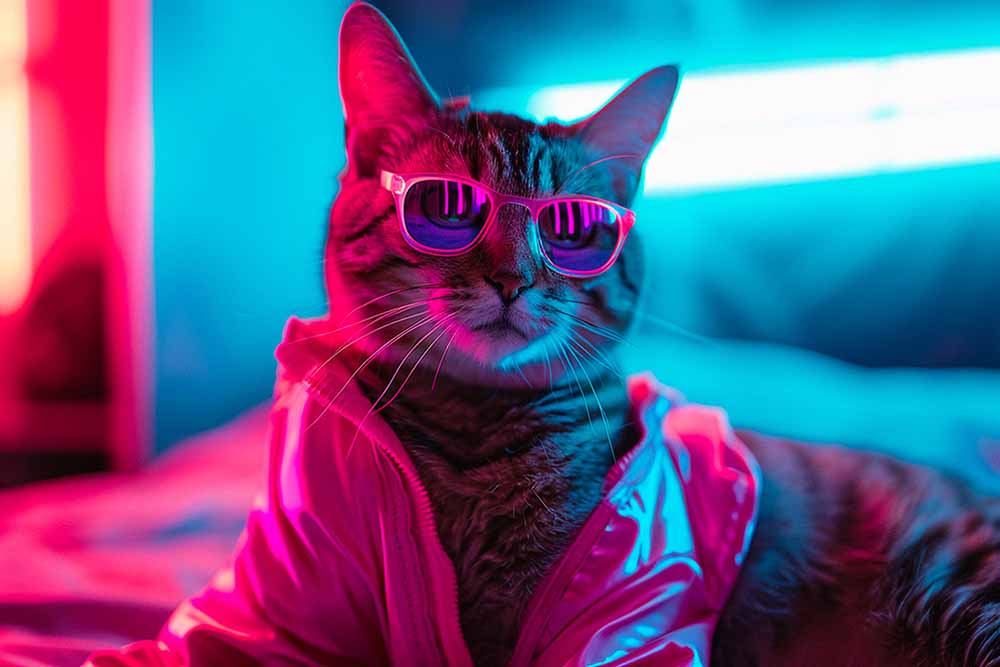
#> input picture postcard.jpg, 1000 x 667 px
$ python 10.1.py
#> lines starting #> are read from the running program, lines starting #| are printed output that depends on the picture
# 10.1.py
from PIL import Image

img = Image.open("postcard.jpg")
#> img is the input picture: PIL image 1000x667 RGB; mean R, G, B 96.4, 93.1, 138.5
cropped = img.crop((0, 0, img.width, img.height - 100))
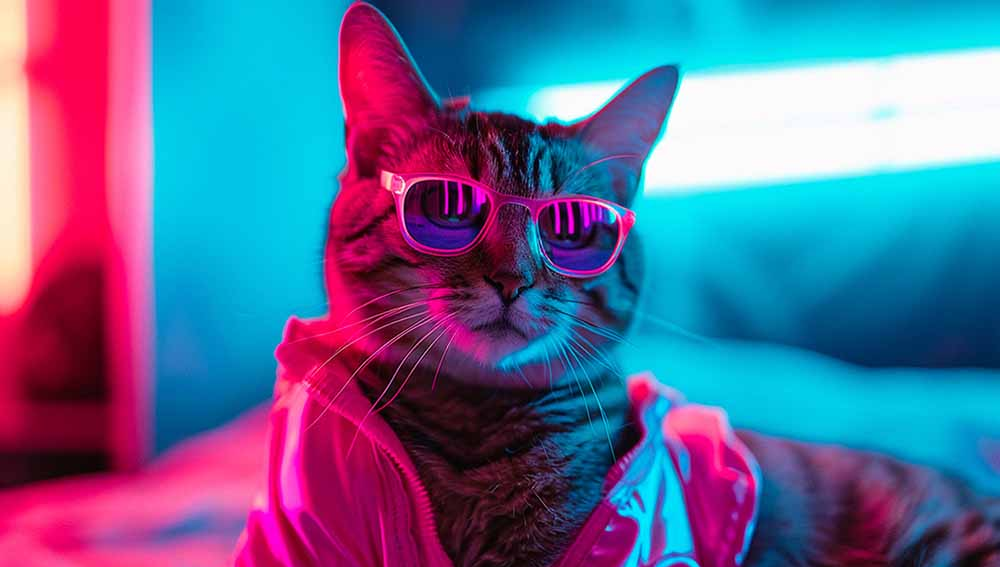
#> cropped: PIL image 1000x567 RGB; mean R, G, B 93.6, 106, 150.2
cropped.save("cropped_postcard.jpg")
print("Обрезанное изображение сохранено")
